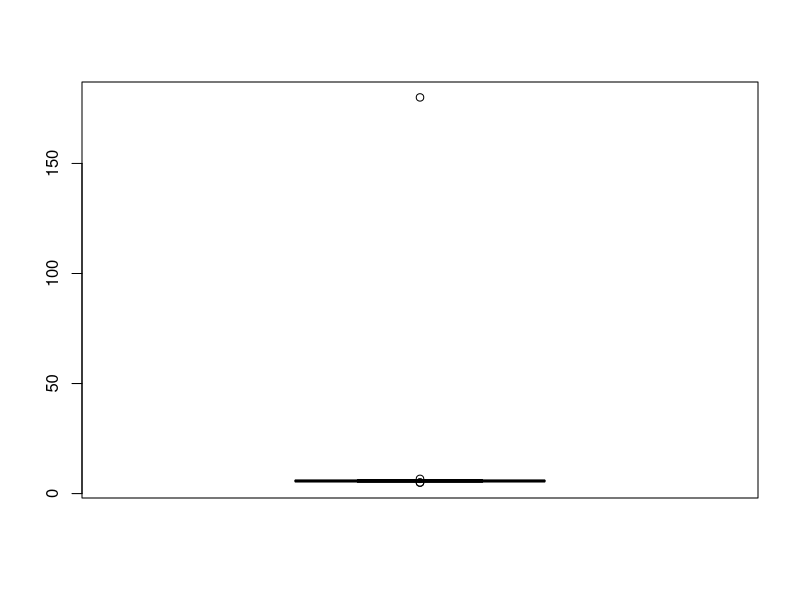
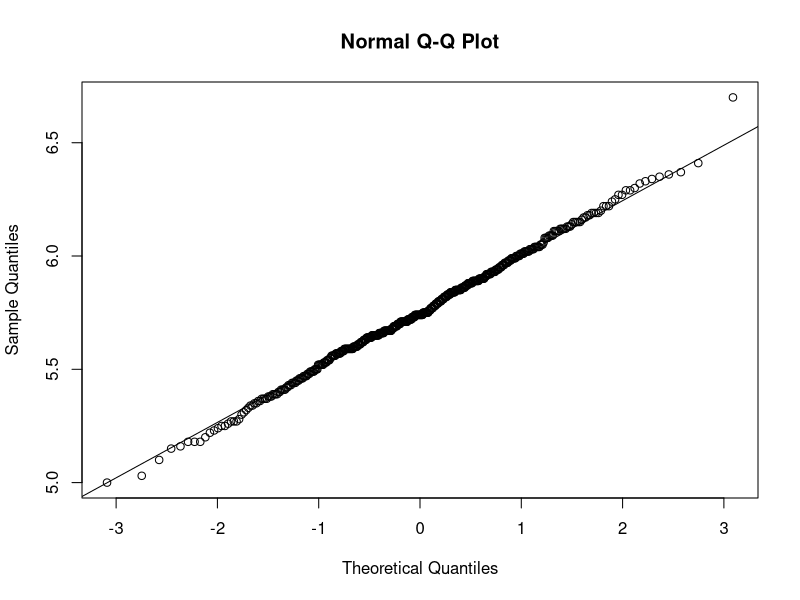
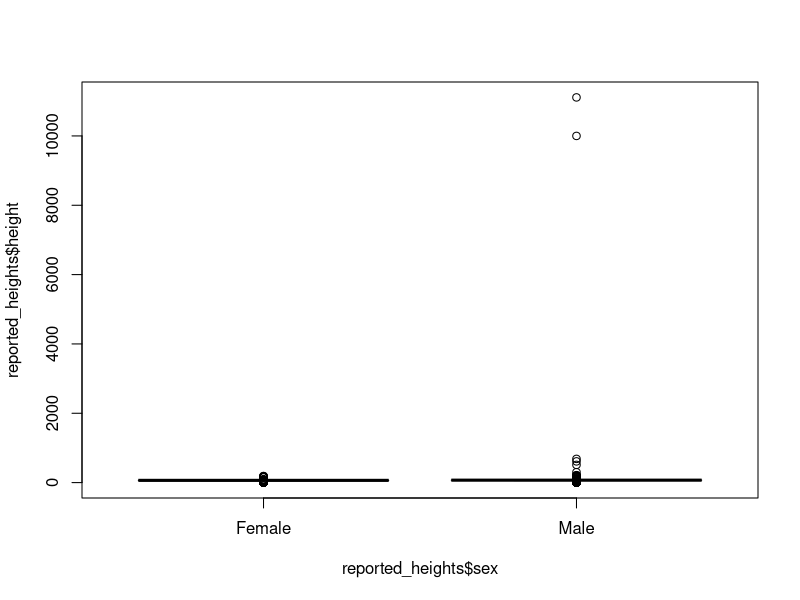

The R source for these figures, in order:
library(tidyverse)
library(dslabs)
data(outlier_example)
str(outlier_example)

#outlier:
mean(outlier_example)

sd(outlier_example)

boxplot(outlier_example)

#IQR:
IQR(outlier_example)/1.349

q3 <- qnorm(0.75)
q1 <- qnorm(0.25)
iqr <- q3 - q1
r <- c(q1 - 1.5*iqr, q3 + 1.5*iqr)
r

#far out outliers:
max_height <- quantile(outlier_example, 0.75) + 3*IQR(outlier_example)
max_height

x <- outlier_example[outlier_example < max_height]
qqnorm(x)
qqline(x)

#MAD:
mad(outlier_example)

#case study:
data("reported_heights")

reported_heights <- reported_heights %>%
  mutate(original_heights = height, height = as.numeric(height))

reported_heights %>% filter(is.na(height)) %>%  head()

reported_heights <- filter(reported_heights, !is.na(height))

reported_heights %>% 
  group_by(sex) %>%
  summarize(average = mean(height), sd = sd(height),
            median = median(height), MAD = mad(height))

boxplot(reported_heights$height~reported_heights$sex)

reported_heights %>% arrange(desc(height)) %>% top_n(10, height)

whisker <- 3*IQR(reported_heights$height)
max_height <- quantile(reported_heights$height, .75) + whisker
min_height <- quantile(reported_heights$height, .25) - whisker
reported_heights %>% 
  filter(!between(height, min_height, max_height)) %>% 
  select(original_heights) %>%
  head(n=10) %>% pull(original_heights)
